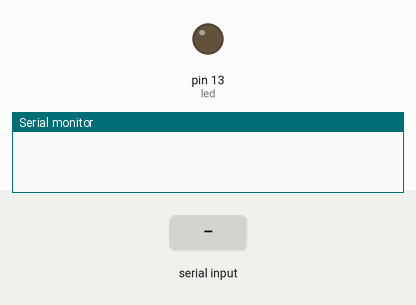
Recording of a sketch running on a simulated Arduino Uno, built with avr-gcc and run on an emulated ATmega328P. On the bench: output pins drawn as LEDs (lit = HIGH), the last lines printed to the serial monitor. The test bench sets the inputs (shaded band).

Above: at 1.2 s.
1.3 s: "2" received over Serial
At 2.0 s:
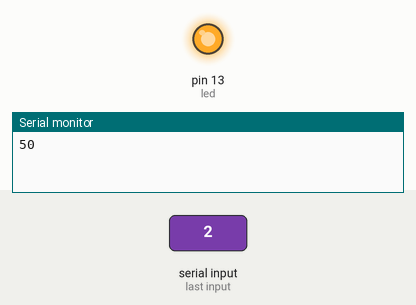
3.0 s: "1" received over Serial
At 4.5 s:
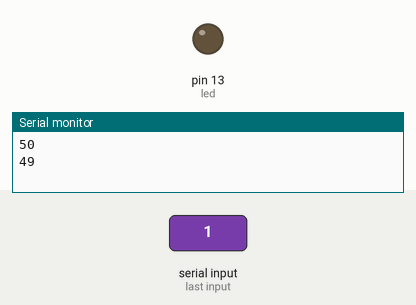
Timing chart, 0 to 6.0 s (numbered marks = the images above; inputs shaded):
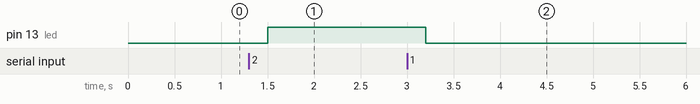

The sketch:

sketch_dec07a.ino
```cpp
int val;
int led=13;
void setup() {
  // put your setup code here, to run once:
pinMode(led, OUTPUT);
Serial.begin(9600);
}

void loop() {
  // put your main code here, to run repeatedly:
    while(Serial.available()){
      val=Serial.read();
      Serial.println(val);
      delay(200);
    }
    if(val=='1'){
      digitalWrite(led,LOW);
    }
    else if (val=='2'){
      digitalWrite(led,HIGH);
    }
}
```

Measured:
- after the input at 1.3 s, pin 13 (led): LOW → HIGH after 0.20 s
- after the input at 3.0 s, pin 13 (led): HIGH → LOW after 0.20 s
